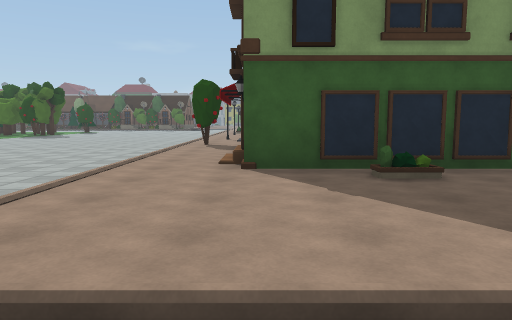
view 1 (above)

24 first-person views from a walk through a 3-D level made in the Unity game engine. The camera is 1.5 m above the floor, tilts 6° down and sees 70° across. The floor is counted in squares, 2 m on a side. Each view is taken from the middle of a square. On the plan, view 1 faces up. The plan holds only what a view shows up to about 11 squares ahead; the rest is blank. The place goes on beyond the plan. The player is left out. Surface patterns are stand-ins for the level's own textures.

view 2
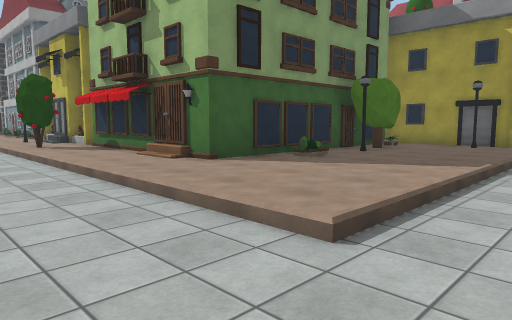

view 3
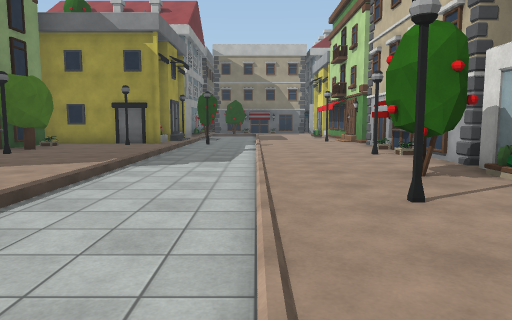

view 4
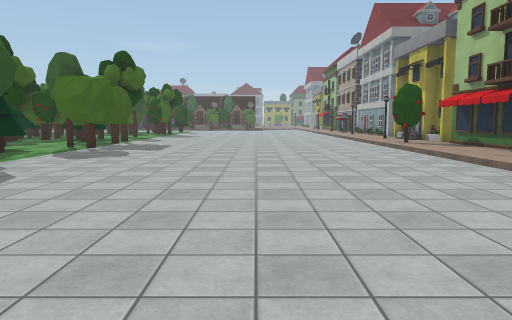

view 5
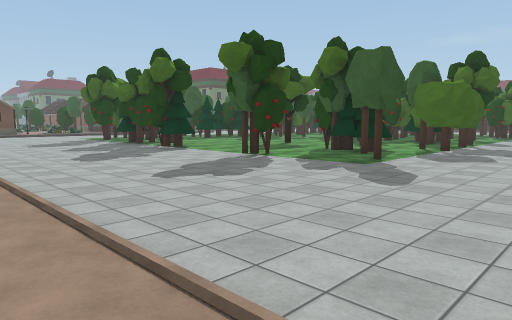

view 6
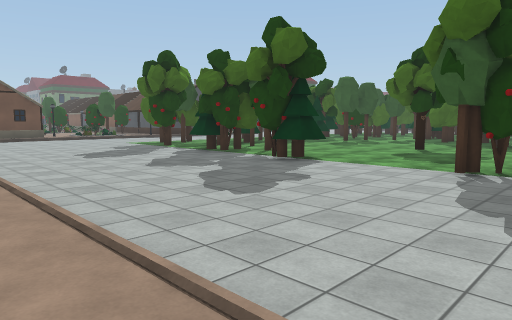

view 7
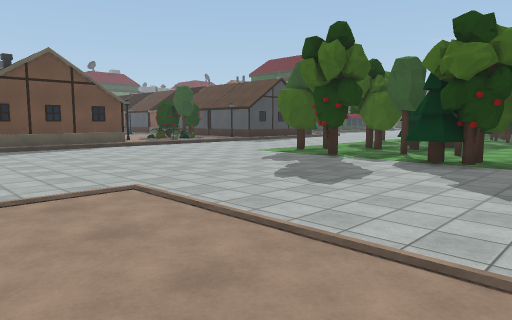

view 8
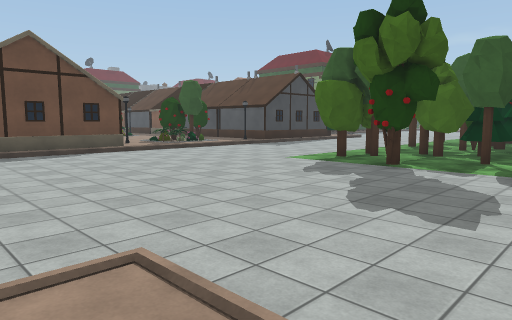

view 9
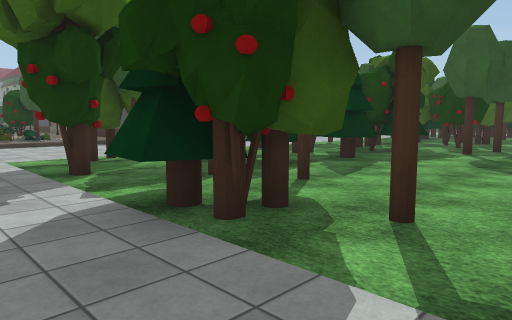

view 10
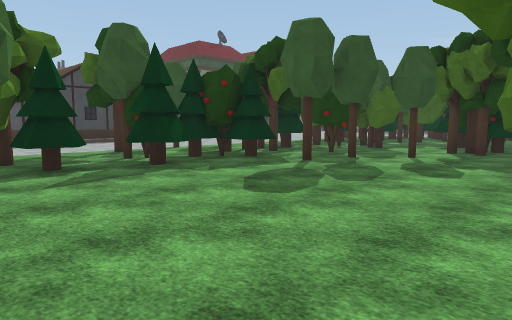

view 11
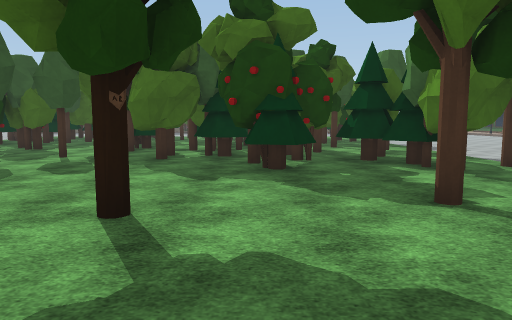

view 12
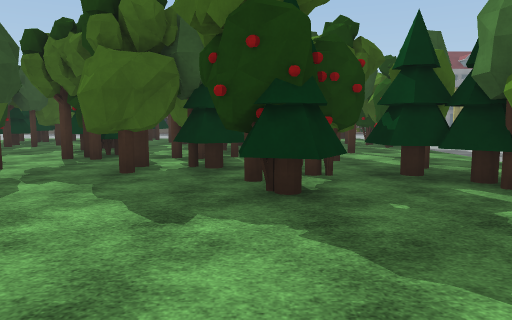

view 13
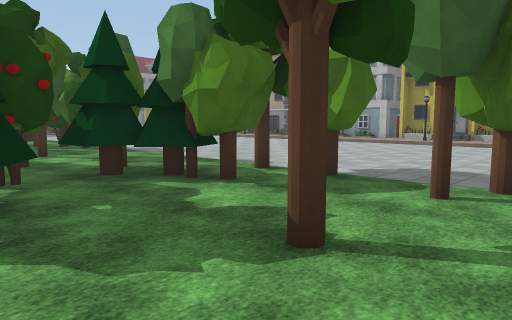

view 14
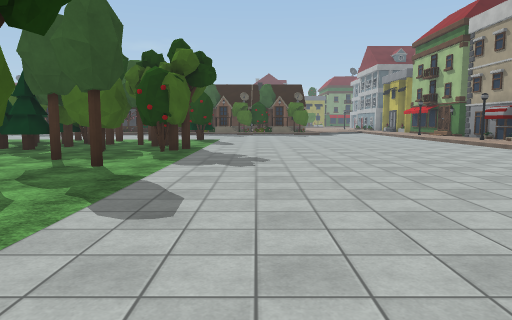

view 15
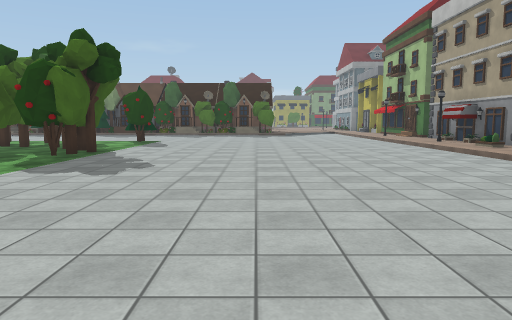

view 16
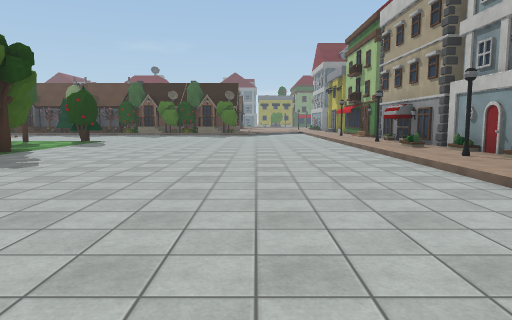

view 17
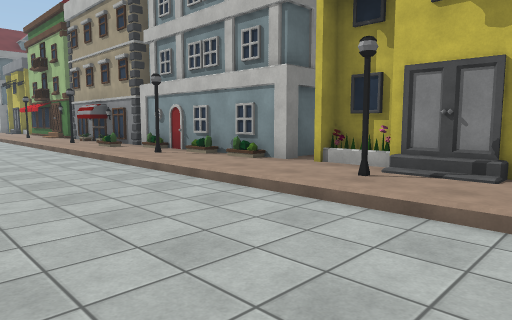

view 18
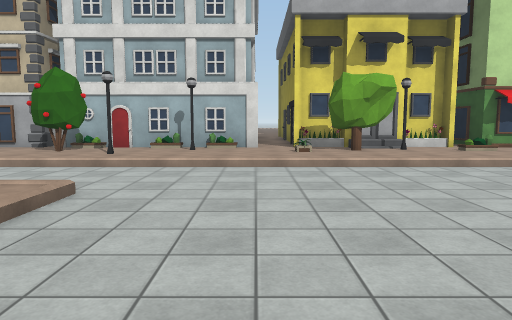

view 19
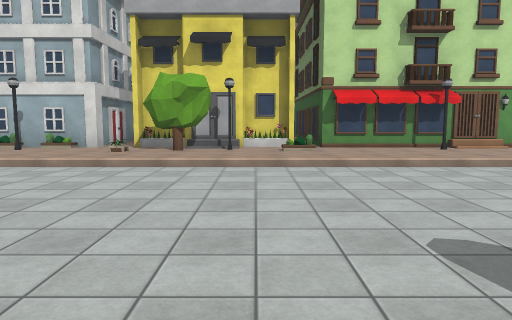

view 20
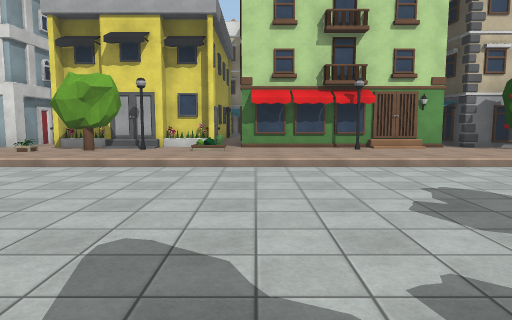

view 21
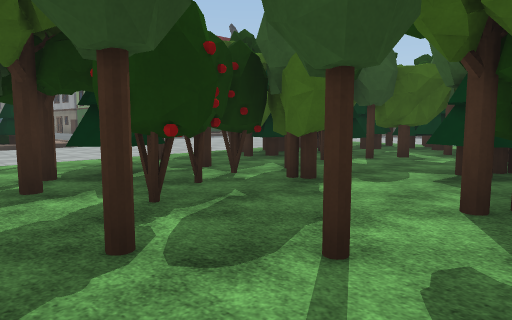

view 22
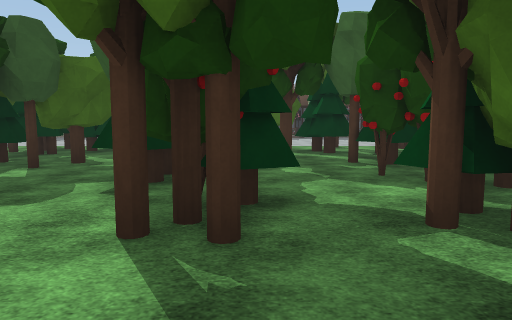

view 23
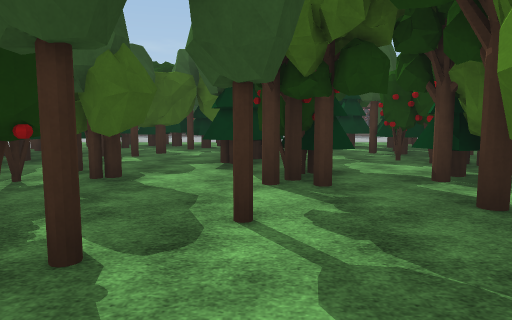

view 24
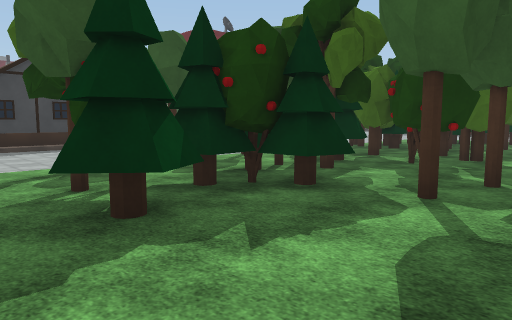

### Floor plan
Key: @ floor where view 1 was taken; # wall or solid block; x gap in a wall; . main floor; : floor 0.25 m higher than the main floor; / step, stairs or slope; T tree; H house; O other object.
Columns run from 31 left of view 1 to 9 right of it. Each row starts with its distance up from view 1.
 22        OOTT   TTOT.........../:#
 21       O T.T   .TOTTT.........//#
 20       O OTT T TTTTTTT......../O#
 19      .TO TT O..TTTTTT......../:#
 18     ..OOTO.TT xTO...T........//#
 17    ......TTTTT.#T.T........../:#
 16   ....OOTTTTTTTTO .T........./:H
 15 T .......TT.TTTT OT........../:##
 14 H..... .TTT T.TTOTTT........./:H
 13      ...TTTT..T.TTTT........./#H
 12 #     T.OTTT....TT.TT......../:H
 11 #/......TTT.........T......../:H
 10 #/....T.TT.................../T#
  9    .....TTT....T..T.TT......./:#
  8    ......T.........T........./:H
  7    ...T.TTT.......TT........./:#
  6  /....TT.T..T................/:H
  5  /....T.T.TT.TT..TT.T......../:########
  4  /........T..T...T.........../::O:#TT:#
  3 H/.........................../::::::::#
  2 #/.........................../::::::::HHH
  1 #/...........................//////////
  0 #/.............................@.......
 -1 #/.......//////////////////////////////
 -2      ..../::::  ::::::/:::/:::#::::::::
 -3           :::: T::::::/:TT/::::T:::::::
 -4            H   T:HHHHHH/HTH####H###H#HH
 -5                 #    #######    #

Positions as (right, up) in squares from view 1, and headings:
1: (0, 0), facing up
2: (-4, 0), facing up-right
3: (-4, -1), facing right
4: (-6, -1), facing up
5: (-7, -2), facing up-left
6: (-12, -2), facing up-left
7: (-18, -3), facing up-left
8: (-20, -2), facing up-left
9: (-18, 3), facing up-left
10: (-16, 6), facing up-left
11: (-15, 6), facing up
12: (-15, 8), facing up
13: (-15, 8), facing up-right
14: (-9, 10), facing up
15: (-7, 11), facing up
16: (-5, 11), facing up
17: (-5, 11), facing up-right
18: (-4, 5), facing down
19: (-8, 5), facing down
20: (-10, 5), facing down
21: (-18, 12), facing up-left
22: (-18, 13), facing up
23: (-19, 11), facing up
24: (-19, 8), facing up-left
